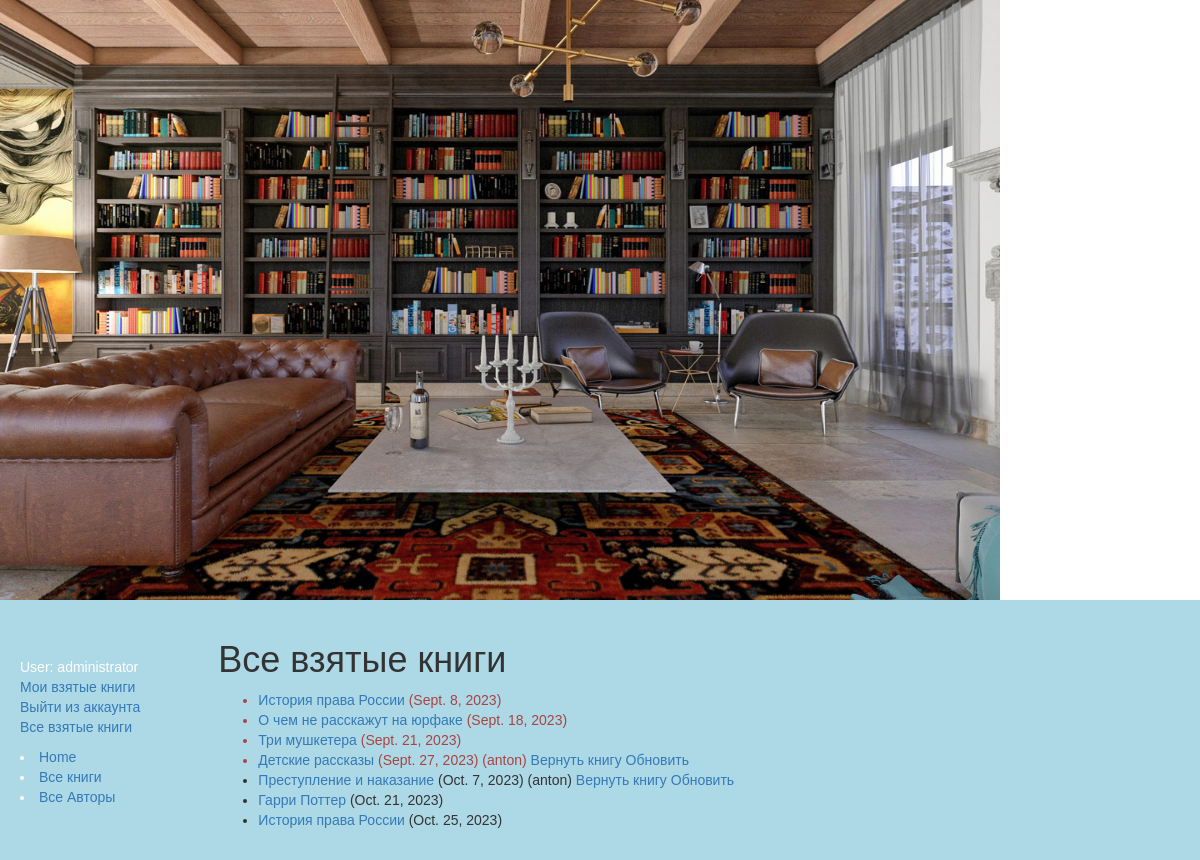
/catalog/librariansbooks/ (signed in), run on the app's committed database.
### catalog/models.py (models this page shows, shortened)
class BookInstance(models.Model):
    id = models.UUIDField(primary_key=True, default=uuid.uuid4, help_text="Unique ID for this particular book across whole library")
    book = models.ForeignKey('Book', on_delete=models.SET_NULL, null=True)
    imprint = models.CharField(max_length=200)
    due_back = models.DateField(null=True, blank=True)
    zaemshik = models.ForeignKey(User, on_delete=models.SET_NULL, null=True, blank=True)
    def is_overdue(self):
        if self.due_back and date.today() > self.due_back:
            return True
        return False
    LOAN_STATUS = (
        ('m', 'Maintenance'),
        ('o', 'On loan'),
        ('a', 'Available'),
        ('r', 'Reserved'),
    )
    status = models.CharField(max_length=1, choices=LOAN_STATUS, blank=True, default='m', help_text='Book availability')
    class Meta:
        ordering = ["due_back"]
        permissions = (("can_mark_returned", "Set book as returned"),)

class Book(models.Model):
    title = models.CharField(max_length=200)
    author = models.ForeignKey('Author', on_delete=models.SET_NULL, null=True)
    summary = models.TextField(max_length=1000, help_text="Enter a brief description of the book")
    isbn = models.CharField('ISBN',max_length=13, help_text='13 Character <a href="https://www.isbn-international.org/content/what-isbn">ISBN number</a>')
    genre = models.ManyToManyField(Genre, help_text="Select a genre for this book")
    language=models.ForeignKey("language", on_delete=models.SET_NULL, null=True)
    def display_genre(self): # НУЖНО ДЛЯ ОТОБРАЖЕНИЯ ПОЛЕЙ НА САЙТЕ
        """
        Creates a string for the Genre. This is required to display genre in Admin.
        """
        return ', '.join([genre.name for genre in self.genre.all()[:3]])
    display_genre.short_description = 'Genre'

### catalog/views.py (the view)
class BibliotekarsBooksListView(LoginRequiredMixin, generic.ListView):
    model = BookInstance
    template_name='catalog/bookinstance_list_bibliotekars.html'
    def get_queryset(self):
        return BookInstance.objects.all()

### catalog/templates/catalog/bookinstance_list_bibliotekars.html
{% extends "base_generic.html" %}
{% block content %}
    {%if user.is_staff%}
    <h1>Все взятые книги</h1>
    <ul>
        {% if bookinstance_list %}
    {% for librbooks in bookinstance_list %}
      <li class="{% if librbooks.is_overdue %}text-danger{% endif %}">
        <a href="{% url 'book-detail' librbooks.book.pk %}">{{librbooks.book.title}}</a> ({{ librbooks.due_back }})
          {% if librbooks.zaemshik%} ({{librbooks.zaemshik}}) <a href="{% url 'return-books' librbooks.id %}"> Вернуть книгу </a> <a href="{% url 'renew-book-librarian' librbooks.id %}">Обновить</a>{%endif%}
      </li>
    {% endfor %}
        {%else%}
        Все книги в наличии
    </ul>
{% endif%}
    {%else%}
        <meta http-equiv="refresh" content="0;URL=http://127.0.0.1:8000/catalog"/>
{% endif%}
{% endblock %}

### catalog/templates/base_generic.html (shortened to what this page needs)
<!doctype html>
<html lang="en">
  <head>
    <link
      rel="stylesheet"
      href="https://maxcdn.bootstrapcdn.com/bootstrap/3.3.7/css/bootstrap.min.css" />
    {% load static %}
    <link rel="stylesheet" href="{% static 'css/styles.css' %}" />
    {% load static %}
 <img
  src="{% static 'images/interier-biblioteki.jpg' %}"
  alt="interier-biblioteki"
  style="width:1000px;height:600px;"/>
  </head>
  <body>
    <div class="container-fluid">
      <div class="row">
        <div class="col-sm-2">
          {% block sidebar %}
            <ul class="sidebar-nav">
               <ul class="sidebar-nav">
                    {% if user.is_authenticated %}
                   <li>User: {{ user.get_username }}</li>
                    <li><a href="{% url 'my-borrowed' %}">Мои взятые книги</a></li>
                   <li><a href="{% url 'logout'%}?next={{request.path}}">Выйти из аккаунта</a></li>
                    {% else %}
                    <li><a href="{% url 'login'%}?next={{request.path}}">Войти в аккаунт</a></li>
                {% endif %}
                   {% if user.is_staff %}
                   <li><a href="{% url 'librarians-books' %}">Все взятые книги</a></li>
                   {% endif%}
            </ul>
                </ul>
              <li><a href="{% url 'index' %}">Home</a></li>
              <li><a href="{% url 'books' %}">Все книги</a></li>
              <li><a href="{% url 'authors' %}">Все Авторы</a></li>
          {% endblock %}
        </div>
        <div class="col-sm-10 ">{% block content %}{% endblock %}</div>
      </div>
    </div>
  </body>
</html>

### catalog/static/css/styles.css (style rules this page uses)
body { font-family: ‘Arial’, sans-serif; margin: 0; }
.container-fluid { background-color: lightblue; padding: 20px; }
.row { display: flex; align-items: center; justify-content: space-between; }
.col-sm-2 { color: white; text-decoration: none; transition: 0.3s; }
ul.sidebar-nav { list-style-type: none; padding-left: 0; margin-top: 0.5rem; }
li a { text-decoration: none; }

### data on the page
BookInstance: book "История права России", due_back "Sept. 8, 2023"
BookInstance: book "О чем не расскажут на юрфаке", due_back "Sept. 18, 2023"
BookInstance: book "Три мушкетера", due_back "Sept. 21, 2023"
BookInstance: book "Детские рассказы", due_back "Sept. 27, 2023", zaemshik "anton"
BookInstance: book "Преступление и наказание", due_back "Oct. 7, 2023", zaemshik "anton"
BookInstance: book "Гарри Поттер", due_back "Oct. 21, 2023"
BookInstance: book "История права России", due_back "Oct. 25, 2023"

### other printed values
{{ user.get_username }} "administrator"
